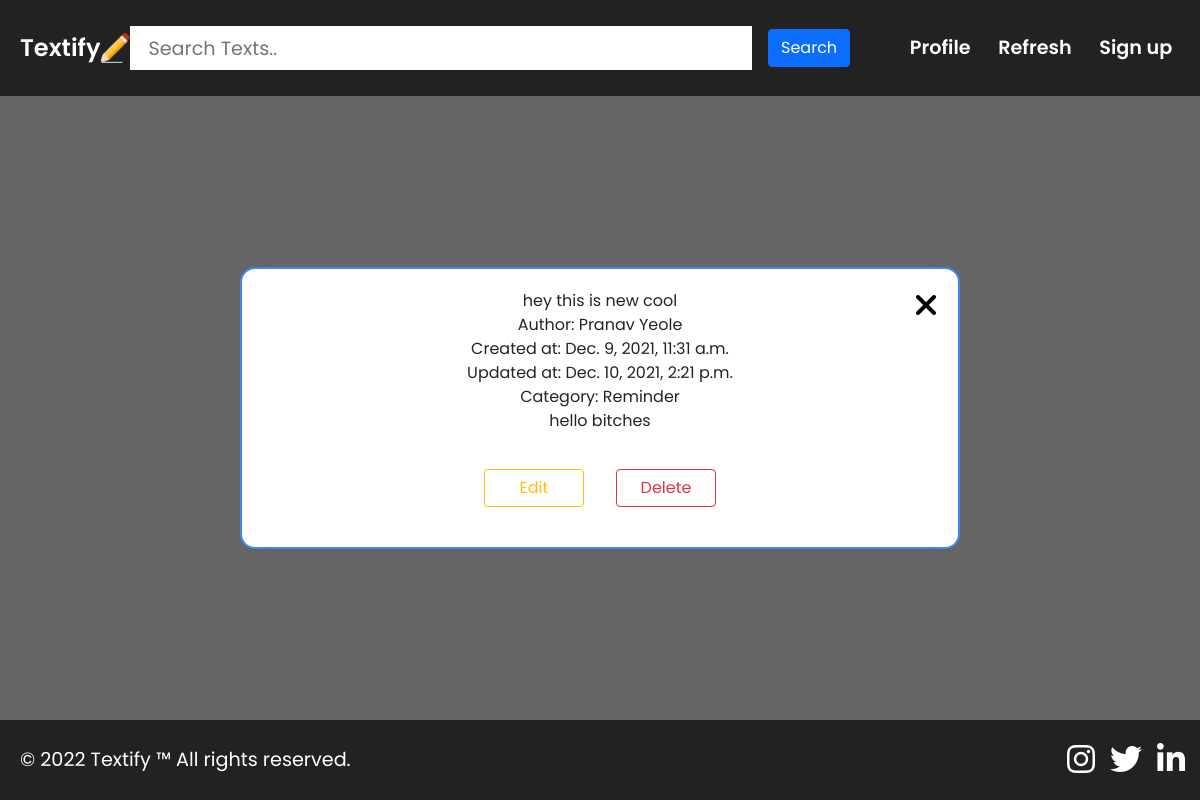
Before: /text/7 with the older database file.
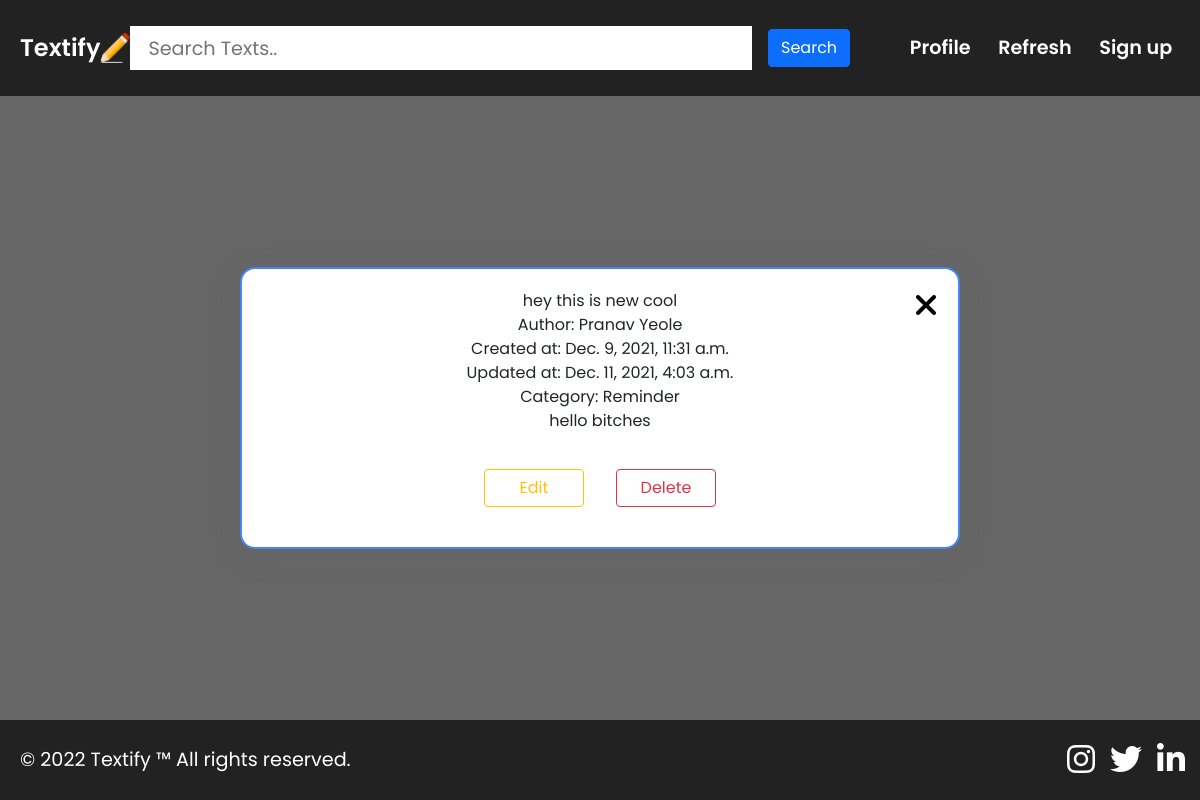
After: the same page with the newer database file.
### textifyapi/models.py (models this page shows, shortened)
class Text(models.Model):
    TEXT_CATEGORY = [
        ("gn", "General"),
        ("rm", "Reminder"),
        ("th", "Thought"),
        ("qt", "Quote"),
        ("nt", "Note")
    ]
    TEXT_SEVERITY = [
        ("l", "low"),
        ("m", "moderate"),
        ("h", "high")
    ]
    title = models.CharField(max_length=100, null=True, blank=True)
    content = RichTextField(null=True, blank=True)
    image = models.ImageField(upload_to="images/", blank=True, null=True)
    category = models.CharField(max_length=2, choices=TEXT_CATEGORY, default="gn")
    severity = models.CharField(max_length=1, choices=TEXT_SEVERITY, null=True, blank=True, default="l")
    pinned = models.BooleanField(default=False)
    created_at = models.DateTimeField(auto_now_add=True)
    updated_at = models.DateTimeField(auto_now=True)
    user = models.ForeignKey(User, on_delete=models.CASCADE)
    class Meta:
        ordering = ["-created_at"]

class User(models.Model):
    GENDER_CHOICE = [
        ("m", "Male"),
        ("f", "Female"),
        ("o", "Other")
    ]
    name = models.CharField(max_length=50)
    age = models.IntegerField(validators=[MinValueValidator(1), MaxValueValidator(100)])
    gender = models.CharField(max_length=1 ,choices=GENDER_CHOICE)
    username = models.CharField(max_length=10)
    email = models.EmailField()
    password = models.CharField(max_length=10)
    profile_pic = models.ImageField(null=True, blank=True, upload_to="php/")

### textifyapi/views.py (the view)
# urls.py: path('text/<pk>', views.TextDetailView.as_view(), name="textdetail" ),
class TextDetailView(DetailView):
    model = Text
    template_name = "textifyapi/textdetail.html"

### textifyapi/templates/textifyapi/textdetail.html (shortened to what this page needs)
{% extends 'textifyapi/base.html' %}
{% load static %}
{% block head %}
<link rel="stylesheet" href="{% static 'textifyapi/textdetail.css' %}" type="text/css">
{% endblock head %}
{% block content %}
    <div id="textdetail_container" >
        <div id="single_text">
            <a class="exitanchor" href="{% url 'textlist' %}">
            <div id="exit_icon">
                <i class="fa fa-times fa-2x"></i>
            </div>
            </a>
            <span>{{object.title}}</span>
            <span>Author: {{object.user.name}}</span>
            <span>Created at: {{object.created_at}}</span>
            <span>Updated at: {{object.updated_at}}</span>
            <span>Category: {{object.get_category_display}}</span>
            <span>{{object.content|safe}}</span>
            <div id="options">
                <a href="{% url 'textupdate' object.pk %}"><button type="button" class="btn btn-outline-warning mx-3">Edit</button></a>
                <a href="{% url 'textdelete' object.pk %}"><button type="button" class="btn btn-outline-danger mx-3">Delete</button></a>
            </div>
        </div>
    </div>
{% endblock content %}

Changed rows visible on the page:
changed Text "hey this is new cool": updated_at "Dec. 10, 2021, 2:21 p.m." → "Dec. 11, 2021, 4:03 a.m."
